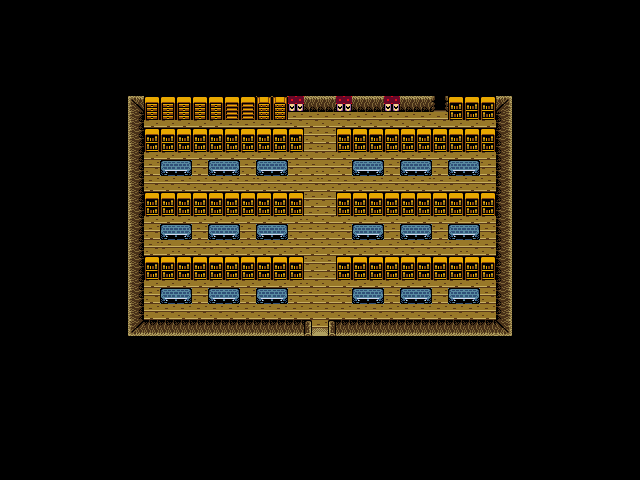

This is a level from a 2D game, rendered from its Tiled map with the project's own tilesets. A one-line summary and the complete map file follow:
An orthogonal 40x30 tile map with 16x16 px tiles, 1 tile layer (Calque de Tile 1).

<map version="1.0" orientation="orthogonal" width="40" height="30" tilewidth="16" tileheight="16">
 <tileset firstgid="1" name="Indoor" tilewidth="16" tileheight="16">
  <image source="../graphics/tilesets/indoor.png" trans="ff00ff" width="256" height="256" />
 </tileset>
 <layer name="Calque de Tile 1" width="40" height="30">
  <data encoding="csv">
27,27,27,27,27,27,27,27,27,27,27,27,27,27,27,27,27,27,27,27,27,27,27,27,27,27,27,27,27,27,27,27,27,27,27,27,27,27,27,27,
27,27,27,27,27,27,27,27,27,27,27,27,27,27,27,27,27,27,27,27,27,27,27,27,27,27,27,27,27,27,27,27,27,27,27,27,27,27,27,27,
27,27,27,27,27,27,27,27,27,27,27,27,27,27,27,27,27,27,27,27,27,27,27,27,27,27,27,27,27,27,27,27,27,27,27,27,27,27,27,27,
27,27,27,27,27,27,27,27,27,27,27,27,27,27,27,27,27,27,27,27,27,27,27,27,27,27,27,27,27,27,27,27,27,27,27,27,27,27,27,27,
27,27,27,27,27,27,27,27,27,27,27,27,27,27,27,27,27,27,27,27,27,27,27,27,27,27,27,27,27,27,27,27,27,27,27,27,27,27,27,27,
27,27,27,27,27,27,27,27,27,27,27,27,27,27,27,27,27,27,27,27,27,27,27,27,27,27,27,27,27,27,27,27,27,27,27,27,27,27,27,27,
27,27,27,27,27,27,27,27,83,132,132,132,132,132,131,131,133,133,209,67,67,209,67,67,209,67,67,30,134,134,134,84,27,27,27,27,27,27,27,27,
27,27,27,27,27,27,27,27,68,148,148,148,148,148,147,147,149,149,2,2,2,2,2,2,2,2,2,2,150,150,150,51,27,27,27,27,27,27,27,27,
27,27,27,27,27,27,27,27,68,134,134,134,134,134,134,134,134,134,134,2,2,134,134,134,134,134,134,134,134,134,134,51,27,27,27,27,27,27,27,27,
27,27,27,27,27,27,27,27,68,150,150,150,150,150,150,150,150,150,150,2,3,150,150,150,150,150,150,150,150,150,150,51,27,27,27,27,27,27,27,27,
27,27,27,27,27,27,27,27,68,2,171,172,2,171,172,2,171,172,3,3,2,2,171,172,2,171,172,2,171,172,3,51,27,27,27,27,27,27,27,27,
27,27,27,27,27,27,27,27,68,2,2,2,2,2,2,2,3,2,2,2,3,3,3,2,2,2,2,3,3,3,3,51,27,27,27,27,27,27,27,27,
27,27,27,27,27,27,27,27,68,134,134,134,134,134,134,134,134,134,134,3,3,134,134,134,134,134,134,134,134,134,134,51,27,27,27,27,27,27,27,27,
27,27,27,27,27,27,27,27,68,150,150,150,150,150,150,150,150,150,150,2,2,150,150,150,150,150,150,150,150,150,150,51,27,27,27,27,27,27,27,27,
27,27,27,27,27,27,27,27,68,2,171,172,2,171,172,3,171,172,2,2,2,2,171,172,3,171,172,3,171,172,2,51,27,27,27,27,27,27,27,27,
27,27,27,27,27,27,27,27,68,2,3,2,2,3,3,3,3,3,3,3,3,3,3,3,2,2,2,2,3,2,2,51,27,27,27,27,27,27,27,27,
27,27,27,27,27,27,27,27,68,134,134,134,134,134,134,134,134,134,134,3,3,134,134,134,134,134,134,134,134,134,134,51,27,27,27,27,27,27,27,27,
27,27,27,27,27,27,27,27,68,150,150,150,150,150,150,150,150,150,150,2,2,150,150,150,150,150,150,150,150,150,150,51,27,27,27,27,27,27,27,27,
27,27,27,27,27,27,27,27,68,2,171,172,2,171,172,2,171,172,2,2,2,2,171,172,2,171,172,2,171,172,2,51,27,27,27,27,27,27,27,27,
27,27,27,27,27,27,27,27,68,2,2,2,2,2,2,2,2,2,2,2,2,2,2,2,2,2,2,2,2,2,2,51,27,27,27,27,27,27,27,27,
27,27,27,27,27,27,27,27,99,52,52,52,52,52,52,52,52,52,52,76,77,52,52,52,52,52,52,52,52,52,52,100,27,27,27,27,27,27,27,27,
27,27,27,27,27,27,27,27,27,27,27,27,27,27,27,27,27,27,27,27,27,27,27,27,27,27,27,27,27,27,27,27,27,27,27,27,27,27,27,27,
27,27,27,27,27,27,27,27,27,27,27,27,27,27,27,27,27,27,27,27,27,27,27,27,27,27,27,27,27,27,27,27,27,27,27,27,27,27,27,27,
27,27,27,27,27,27,27,27,27,27,27,27,27,27,27,27,27,27,27,27,27,27,27,27,27,27,27,27,27,27,27,27,27,27,27,27,27,27,27,27,
27,27,27,27,27,27,27,27,27,27,27,27,27,27,27,27,27,27,27,27,27,27,27,27,27,27,27,27,27,27,27,27,27,27,27,27,27,27,27,27,
27,27,27,27,27,27,27,27,27,27,27,27,27,27,27,27,27,27,27,27,27,27,27,27,27,27,27,27,27,27,27,27,27,27,27,27,27,27,27,27,
27,27,27,27,27,27,27,27,27,27,27,27,27,27,27,27,27,27,27,27,27,27,27,27,27,27,27,27,27,27,27,27,27,27,27,27,27,27,27,27,
27,27,27,27,27,27,27,27,27,27,27,27,27,27,27,27,27,27,27,27,27,27,27,27,27,27,27,27,27,27,27,27,27,27,27,27,27,27,27,27,
27,27,27,27,27,27,27,27,27,27,27,27,27,27,27,27,27,27,27,27,27,27,27,27,27,27,27,27,27,27,27,27,27,27,27,27,27,27,27,27,
27,27,27,27,27,27,27,27,27,27,27,27,27,27,27,27,27,27,27,27,27,27,27,27,27,27,27,27,27,27,27,27,27,27,27,27,27,27,27,27
</data>
 </layer>
</map>